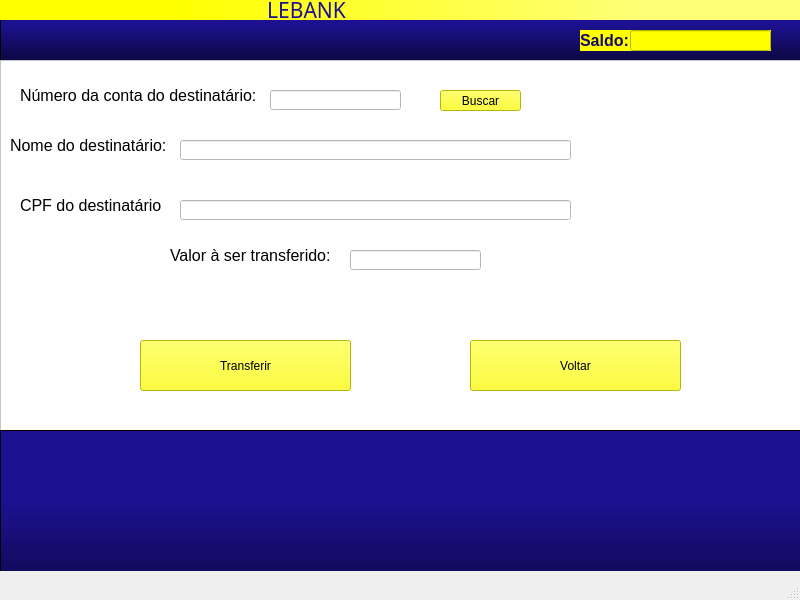
<?xml version="1.0" encoding="UTF-8"?>
<ui version="4.0">
 <class>MainWindow</class>
 <widget class="QMainWindow" name="MainWindow">
  <property name="geometry">
   <rect>
    <x>0</x>
    <y>0</y>
    <width>800</width>
    <height>600</height>
   </rect>
  </property>
  <property name="windowTitle">
   <string>MainWindow</string>
  </property>
  <widget class="QWidget" name="centralwidget">
   <widget class="QFrame" name="frame">
    <property name="geometry">
     <rect>
      <x>0</x>
      <y>0</y>
      <width>801</width>
      <height>61</height>
     </rect>
    </property>
    <property name="styleSheet">
     <string notr="true">background-color: qlineargradient(spread:pad, x1:0, y1:1, x2:0, y2:0, stop:0.0681818 rgba(14, 8, 73, 255), stop:0.607955 rgba(28, 17, 145, 255));</string>
    </property>
    <property name="frameShape">
     <enum>QFrame::StyledPanel</enum>
    </property>
    <property name="frameShadow">
     <enum>QFrame::Raised</enum>
    </property>
    <widget class="QLabel" name="label_5">
     <property name="geometry">
      <rect>
       <x>0</x>
       <y>0</y>
       <width>811</width>
       <height>20</height>
      </rect>
     </property>
     <property name="font">
      <font>
       <family>Lucida Calligraphy</family>
       <pointsize>16</pointsize>
      </font>
     </property>
     <property name="focusPolicy">
      <enum>Qt::NoFocus</enum>
     </property>
     <property name="styleSheet">
      <string notr="true">background-color: rgb(255, 255, 0);
color: rgb(28, 17, 145);
background-color: qlineargradient(spread:pad, x1:0, y1:0, x2:1, y2:0, stop:0.210227 rgba(255, 255, 0, 255), stop:0.778409 rgba(255, 255, 117, 255));</string>
     </property>
     <property name="text">
      <string>                                                 LEBANK</string>
     </property>
    </widget>
    <widget class="QLabel" name="label_3">
     <property name="geometry">
      <rect>
       <x>580</x>
       <y>30</y>
       <width>191</width>
       <height>21</height>
      </rect>
     </property>
     <property name="font">
      <font>
       <pointsize>12</pointsize>
       <weight>75</weight>
       <bold>true</bold>
      </font>
     </property>
     <property name="styleSheet">
      <string notr="true">background-color: rgb(255, 255, 0);
color: rgb(19, 11, 98);</string>
     </property>
     <property name="text">
      <string>Saldo:</string>
     </property>
    </widget>
    <widget class="QLineEdit" name="lineEdit_3">
     <property name="geometry">
      <rect>
       <x>630</x>
       <y>30</y>
       <width>141</width>
       <height>21</height>
      </rect>
     </property>
     <property name="styleSheet">
      <string notr="true">background-color: rgb(255, 255, 0);
color: rgb(23, 14, 121);</string>
     </property>
    </widget>
   </widget>
   <widget class="QFrame" name="frame_2">
    <property name="geometry">
     <rect>
      <x>0</x>
      <y>60</y>
      <width>811</width>
      <height>511</height>
     </rect>
    </property>
    <property name="styleSheet">
     <string notr="true">background-color: rgb(255, 255, 255);</string>
    </property>
    <property name="frameShape">
     <enum>QFrame::StyledPanel</enum>
    </property>
    <property name="frameShadow">
     <enum>QFrame::Raised</enum>
    </property>
    <widget class="QLineEdit" name="lineEdit_4">
     <property name="geometry">
      <rect>
       <x>270</x>
       <y>30</y>
       <width>131</width>
       <height>20</height>
      </rect>
     </property>
    </widget>
    <widget class="QLabel" name="label_6">
     <property name="geometry">
      <rect>
       <x>20</x>
       <y>20</y>
       <width>241</width>
       <height>31</height>
      </rect>
     </property>
     <property name="font">
      <font>
       <pointsize>12</pointsize>
      </font>
     </property>
     <property name="styleSheet">
      <string notr="true">background-color: rgb(255, 255, 255);</string>
     </property>
     <property name="text">
      <string>Número da conta do destinatário:</string>
     </property>
    </widget>
    <widget class="QLabel" name="label_7">
     <property name="geometry">
      <rect>
       <x>10</x>
       <y>70</y>
       <width>161</width>
       <height>31</height>
      </rect>
     </property>
     <property name="font">
      <font>
       <pointsize>12</pointsize>
      </font>
     </property>
     <property name="styleSheet">
      <string notr="true">background-color: rgb(255, 255, 255);</string>
     </property>
     <property name="text">
      <string>Nome do destinatário:</string>
     </property>
    </widget>
    <widget class="QLineEdit" name="lineEdit_5">
     <property name="geometry">
      <rect>
       <x>180</x>
       <y>80</y>
       <width>391</width>
       <height>20</height>
      </rect>
     </property>
    </widget>
    <widget class="QPushButton" name="pushButton_6">
     <property name="geometry">
      <rect>
       <x>470</x>
       <y>280</y>
       <width>211</width>
       <height>51</height>
      </rect>
     </property>
     <property name="styleSheet">
      <string notr="true">background-color: rgb(255, 255, 0);</string>
     </property>
     <property name="text">
      <string>Voltar</string>
     </property>
    </widget>
    <widget class="QLabel" name="label_8">
     <property name="geometry">
      <rect>
       <x>170</x>
       <y>180</y>
       <width>161</width>
       <height>31</height>
      </rect>
     </property>
     <property name="font">
      <font>
       <pointsize>12</pointsize>
      </font>
     </property>
     <property name="styleSheet">
      <string notr="true">background-color: rgb(255, 255, 255);</string>
     </property>
     <property name="text">
      <string>Valor à ser transferido:</string>
     </property>
    </widget>
    <widget class="QLineEdit" name="lineEdit_6">
     <property name="geometry">
      <rect>
       <x>350</x>
       <y>190</y>
       <width>131</width>
       <height>20</height>
      </rect>
     </property>
    </widget>
    <widget class="QPushButton" name="pushButton_7">
     <property name="geometry">
      <rect>
       <x>440</x>
       <y>30</y>
       <width>81</width>
       <height>21</height>
      </rect>
     </property>
     <property name="styleSheet">
      <string notr="true">background-color: rgb(255, 255, 0);</string>
     </property>
     <property name="text">
      <string>Buscar</string>
     </property>
    </widget>
    <widget class="QLabel" name="label_9">
     <property name="geometry">
      <rect>
       <x>20</x>
       <y>130</y>
       <width>141</width>
       <height>31</height>
      </rect>
     </property>
     <property name="font">
      <font>
       <pointsize>12</pointsize>
      </font>
     </property>
     <property name="styleSheet">
      <string notr="true">background-color: rgb(255, 255, 255);</string>
     </property>
     <property name="text">
      <string>CPF do destinatário:</string>
     </property>
    </widget>
    <widget class="QLineEdit" name="lineEdit_7">
     <property name="geometry">
      <rect>
       <x>180</x>
       <y>140</y>
       <width>391</width>
       <height>20</height>
      </rect>
     </property>
    </widget>
    <widget class="QPushButton" name="pushButton_8">
     <property name="geometry">
      <rect>
       <x>140</x>
       <y>280</y>
       <width>211</width>
       <height>51</height>
      </rect>
     </property>
     <property name="styleSheet">
      <string notr="true">background-color: rgb(255, 255, 0);</string>
     </property>
     <property name="text">
      <string>Transferir</string>
     </property>
    </widget>
    <widget class="QFrame" name="frame_3">
     <property name="geometry">
      <rect>
       <x>0</x>
       <y>370</y>
       <width>811</width>
       <height>181</height>
      </rect>
     </property>
     <property name="styleSheet">
      <string notr="true">background-color: qlineargradient(spread:pad, x1:0, y1:1, x2:0, y2:0, stop:0.0681818 rgba(14, 8, 73, 255), stop:0.607955 rgba(28, 17, 145, 255));
</string>
     </property>
     <property name="frameShape">
      <enum>QFrame::StyledPanel</enum>
     </property>
     <property name="frameShadow">
      <enum>QFrame::Raised</enum>
     </property>
    </widget>
   </widget>
  </widget>
  <widget class="QMenuBar" name="menubar">
   <property name="geometry">
    <rect>
     <x>0</x>
     <y>0</y>
     <width>800</width>
     <height>21</height>
    </rect>
   </property>
  </widget>
  <widget class="QStatusBar" name="statusbar"/>
 </widget>
 <resources/>
 <connections/>
</ui>
